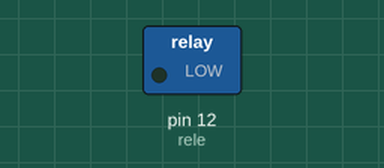
A sketch run on a simulated Arduino Nano, built with avr-gcc and run on an emulated ATmega328P. Shown: switched loads named in the sketch (green lamp = pin HIGH). Dashed ring = blinking.

Above: at 0.2 s.
Timing chart, 0 to 3.0 s (numbered marks = the images above):
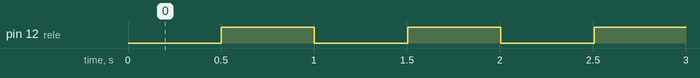

The sketch:

testing_rele.ino
```cpp
#define rele 12

uint64_t time;
bool flag;

void setup() {
  pinMode(rele, OUTPUT);
}

void loop() {
  if(millis() - time > 500) {
    time = millis();
    flag = !flag;
    digitalWrite(rele, flag);
  }
}
```

Measured:
- by itself, pin 12 (rele): alternates HIGH for 0.50 s and LOW for 0.50 s
